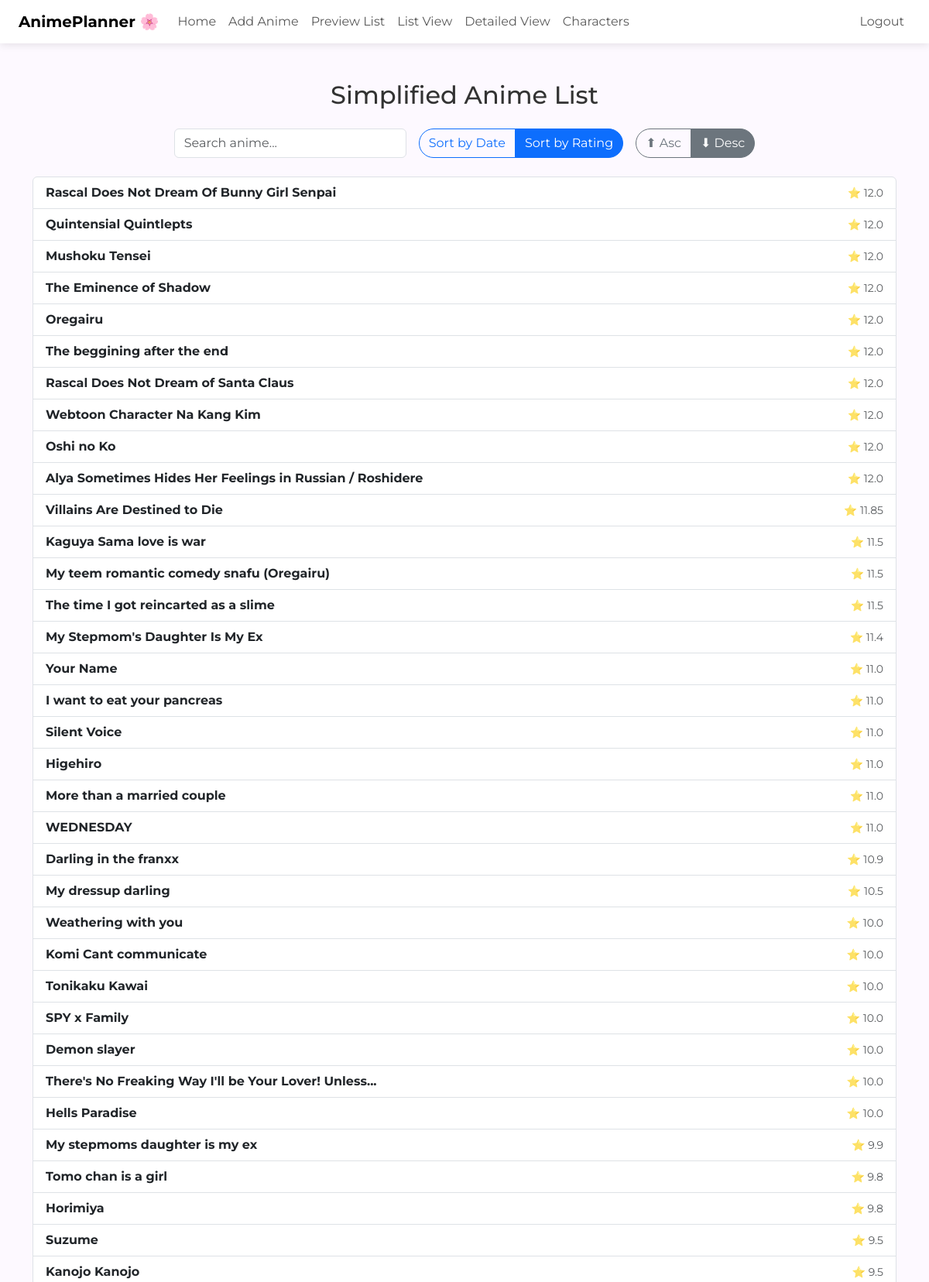
The app's page /list (signed in, upper part) with its own data.
### tables this page shows
CREATE TABLE anime (
            id INTEGER PRIMARY KEY AUTOINCREMENT,
            title TEXT NOT NULL,
            rating REAL,
            thoughts TEXT,
            date TEXT,
            sequel TEXT,
            details_url TEXT,
            background_url TEXT,
            user_id INTEGER, poster_url TEXT,
            FOREIGN KEY(user_id) REFERENCES users(id) ON DELETE SET NULL
        );

### app.py (the view)
@app.route("/list")
@login_required
def list_view():
    sort_by = request.args.get("sort", "rating")  # default: rating
    order = request.args.get("order", "desc")     # default: descending
    filter_null = request.args.get("filter", "nonull")  # default: filter out NULLs
    if sort_by not in {"date", "rating"}:
        sort_by = "rating"
    if order not in {"asc", "desc"}:
        order = "desc"
    if filter_null not in {"nonull", "all"}:
        filter_null = "nonull"
    sort_column = "rating" if sort_by == "rating" else "date"
    user_id = session.get("user_id")
    base_query = "SELECT id, title, rating, date FROM anime WHERE user_id = ?"
    if filter_null == "nonull":
        base_query += f" AND {sort_column} IS NOT NULL"
    base_query += f" ORDER BY {sort_column} {order.upper()}"
    conn = get_db()
    db = conn.cursor()
    db.execute(base_query, (user_id,))
    anime_list = db.fetchall()
    db.close()
    conn.close()
    return render_template("list.html",
        anime_list=anime_list,
        sort_by=sort_by,
        order=order,
        filter_null=filter_null
    )

### app.py (called while the page is built)
def login_required(f):
    @wraps(f)
    def wrapper(*args, **kwargs):
        if "user_id" not in session:
            flash("Login required.")
            return redirect("/login")
        return f(*args, **kwargs)
    return wrapper

def get_db():
    return sqlite3.connect("anime.db")

### templates/list.html (shortened to what this page needs)
{% extends "layout.html" %}
{% block main %}
<h2 class="mb-4 text-center">Simplified Anime List</h2>
<div class="d-flex justify-content-center gap-3 flex-wrap mb-4">
    <input type="text" id="searchBox" class="form-control" placeholder="Search anime..." style="max-width: 300px;">
    <div class="btn-group">
        <a href="{{ url_for('list_view', sort='date', order=order, filter=filter_null) }}"
           class="btn btn-outline-primary {% if sort_by == 'date' %}active{% endif %}">
           Sort by Date
        </a>
        <a href="{{ url_for('list_view', sort='rating', order=order, filter=filter_null) }}"
           class="btn btn-outline-primary {% if sort_by == 'rating' %}active{% endif %}">
           Sort by Rating
        </a>
    </div>
    <div class="btn-group">
        <a href="{{ url_for('list_view', sort=sort_by, order='asc', filter=filter_null) }}"
           class="btn btn-outline-secondary {% if order == 'asc' %}active{% endif %}">⬆ Asc</a>
        <a href="{{ url_for('list_view', sort=sort_by, order='desc', filter=filter_null) }}"
           class="btn btn-outline-secondary {% if order == 'desc' %}active{% endif %}">⬇ Desc</a>
    </div>
</div>
<ul class="list-group" id="animeList">
    {% for anime in anime_list %}
        <a href="/preview#anime-{{ anime[0] }}"
           class="list-group-item list-group-item-action d-flex justify-content-between align-items-center anime-entry">
            <strong>{{ anime[1] }}</strong>
            <span class="text-muted small">
                {% if sort_by == 'rating' %}
                    ⭐ {{ anime[2] if anime[2] else "N/A" }}
                {% else %}
                    {{ anime[3]|datetimeformat('%b %Y') if anime[3] else "No Date" }}
                {% endif %}
            </span>
        </a>
    {% endfor %}
</ul>
{% endblock %}

### static/style.css (style rules this page uses)
body { background-color: #fdf9ff; color: #333; }
.btn { border-radius: 2rem; }
a { text-decoration: none; }

### templates/layout.html (style rules this page uses)
body { font-family: 'Montserrat', sans-serif; background-color: #fdf9ff; color: #333; }

### records on screen
anime: title "Rascal Does Not Dream Of Bunny Girl Senpai", rating "12.0"
anime: title "Quintensial Quintlepts", rating "12.0"
anime: title "Mushoku Tensei", rating "12.0"
anime: title "The Eminence of Shadow", rating "12.0"
anime: title "Oregairu", rating "12.0"
anime: title "The beggining after the end", rating "12.0"
anime: title "Rascal Does Not Dream of Santa Claus", rating "12.0"
anime: title "Webtoon Character Na Kang Kim", rating "12.0"
anime: title "Oshi no Ko", rating "12.0"
anime: title "Alya Sometimes Hides Her Feelings in Russian / Roshidere", rating "12.0"
anime: title "Villains Are Destined to Die", rating "11.85"
anime: title "Kaguya Sama love is war", rating "11.5"
anime: title "My teem romantic comedy snafu (Oregairu)", rating "11.5"
anime: title "The time I got reincarted as a slime", rating "11.5"
anime: title "My Stepmom's Daughter Is My Ex", rating "11.4"
anime: title "Your Name", rating "11.0"
anime: title "I want to eat your pancreas", rating "11.0"
anime: title "Silent Voice", rating "11.0"
anime: title "Higehiro", rating "11.0"
anime: title "More than a married couple", rating "11.0"
anime: title "WEDNESDAY", rating "11.0"
anime: title "Darling in the franxx", rating "10.9"
anime: title "My dressup darling", rating "10.5"
anime: title "Weathering with you", rating "10.0"
anime: title "Komi Cant communicate", rating "10.0"
anime: title "Tonikaku Kawai", rating "10.0"
anime: title "SPY x Family", rating "10.0"
anime: title "Demon slayer", rating "10.0"
anime: title "There's No Freaking Way I'll be Your Lover! Unless...", rating "10.0"
anime: title "Hells Paradise", rating "10.0"
anime: title "My stepmoms daughter is my ex", rating "9.9"
anime: title "Tomo chan is a girl", rating "9.8"
anime: title "Horimiya", rating "9.8"
anime: title "Suzume", rating "9.5"
anime: title "Kanojo Kanojo", rating "9.5"
